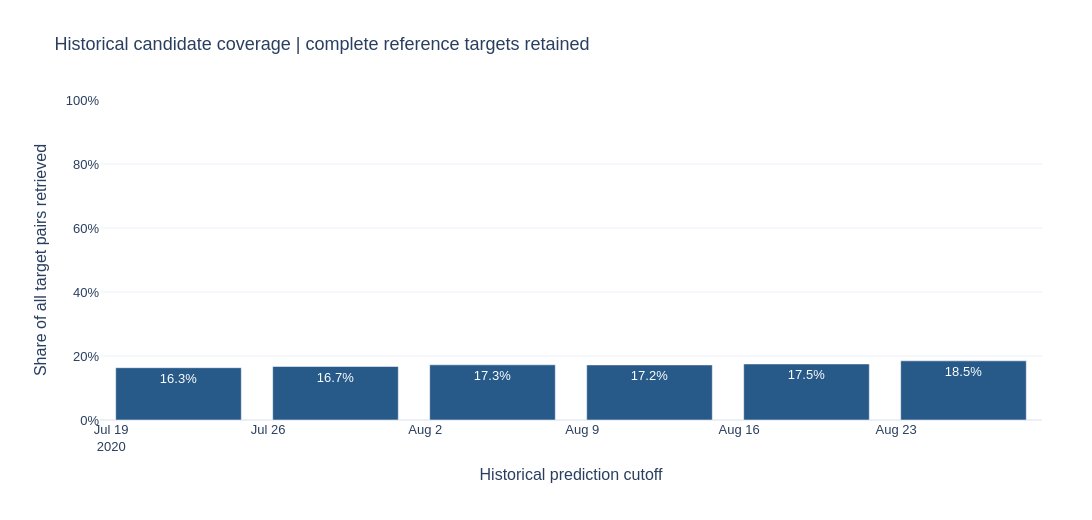

Here is the notebook cell this chart was saved with:
### Markdown cell above
## 4. Coverage across historical weeks

Candidate coverage divides positive retrieved customer-article pairs by all distinct target pairs in each week. It is not classification accuracy. Compare volumes and coverage together because weekly buyer populations differ.

### Code cell
fig=px.bar(training_summary,x='cutoff',y='candidate_coverage',text_auto='.1%',
    labels={'cutoff':'Historical prediction cutoff','candidate_coverage':'Share of all target pairs retrieved'},
    title='Historical candidate coverage | complete reference targets retained')
fig.update_yaxes(tickformat='.0%',range=[0,1])
show_figure(fig,PROJECT_ROOT,'training_candidate_coverage')

### Figure 1 — Plotly figure (JSON) as saved in the notebook; plotly's stock layout.template omitted (floating-point values rounded to 4 significant figures)
{"data": [{"hovertemplate": "Historical prediction cutoff=%{x}<br>Share of all target pairs retrieved=%{y}<extra></extra>", "legendgroup": "", "marker": {"color": "#285A89", "pattern": {"shape": ""}}, "name": "", "orientation": "v", "showlegend": false, "textposition": "auto", "texttemplate": "%{y:.1%}", "type": "bar", "x": ["2020-07-22T00:00:00.000000", "2020-07-29T00:00:00.000000", "2020-08-05T00:00:00.000000", "2020-08-12T00:00:00.000000", "2020-08-19T00:00:00.000000", "2020-08-26T00:00:00.000000"], "xaxis": "x", "y": [0.1634, 0.1672, 0.1725, 0.1721, 0.1752, 0.1849], "yaxis": "y"}], "layout": {"barmode": "relative", "font": {"family": "Arial", "size": 13}, "height": 520, "legend": {"orientation": "h", "tracegroupgap": 0, "x": 0, "y": 1.02, "yanchor": "bottom"}, "margin": {"b": 100, "l": 100, "r": 50, "t": 100}, "title": {"font": {"size": 18}, "text": "Historical candidate coverage | complete reference targets retained"}, "width": 1100, "xaxis": {"anchor": "y", "domain": [0.0, 1.0], "title": {"text": "Historical prediction cutoff"}}, "yaxis": {"anchor": "x", "domain": [0.0, 1.0], "range": [0, 1], "tickformat": ".0%", "title": {"text": "Share of all target pairs retrieved"}}}}
